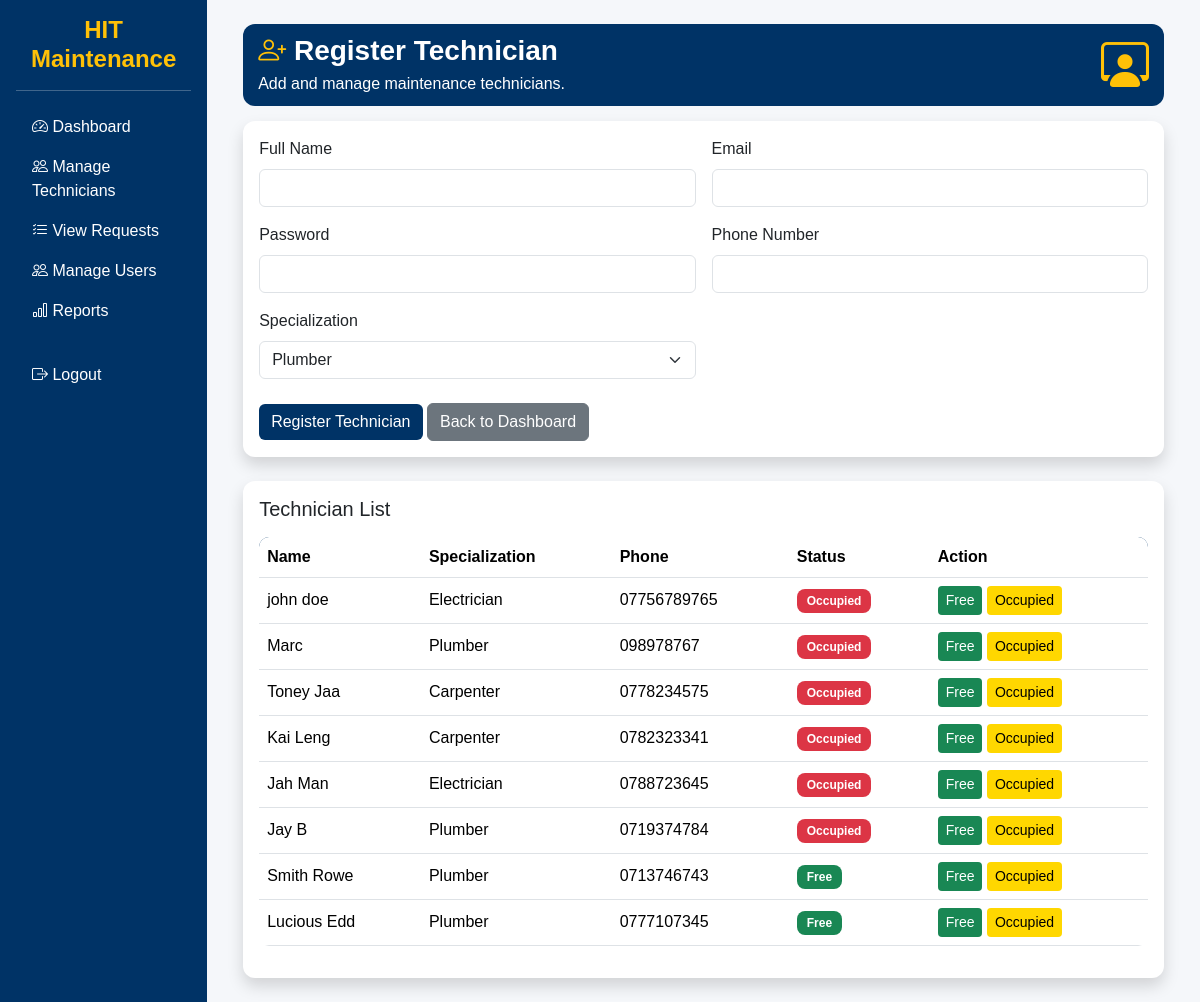
Before: /supervisor/manage_staff.php (signed in) with the older database file.
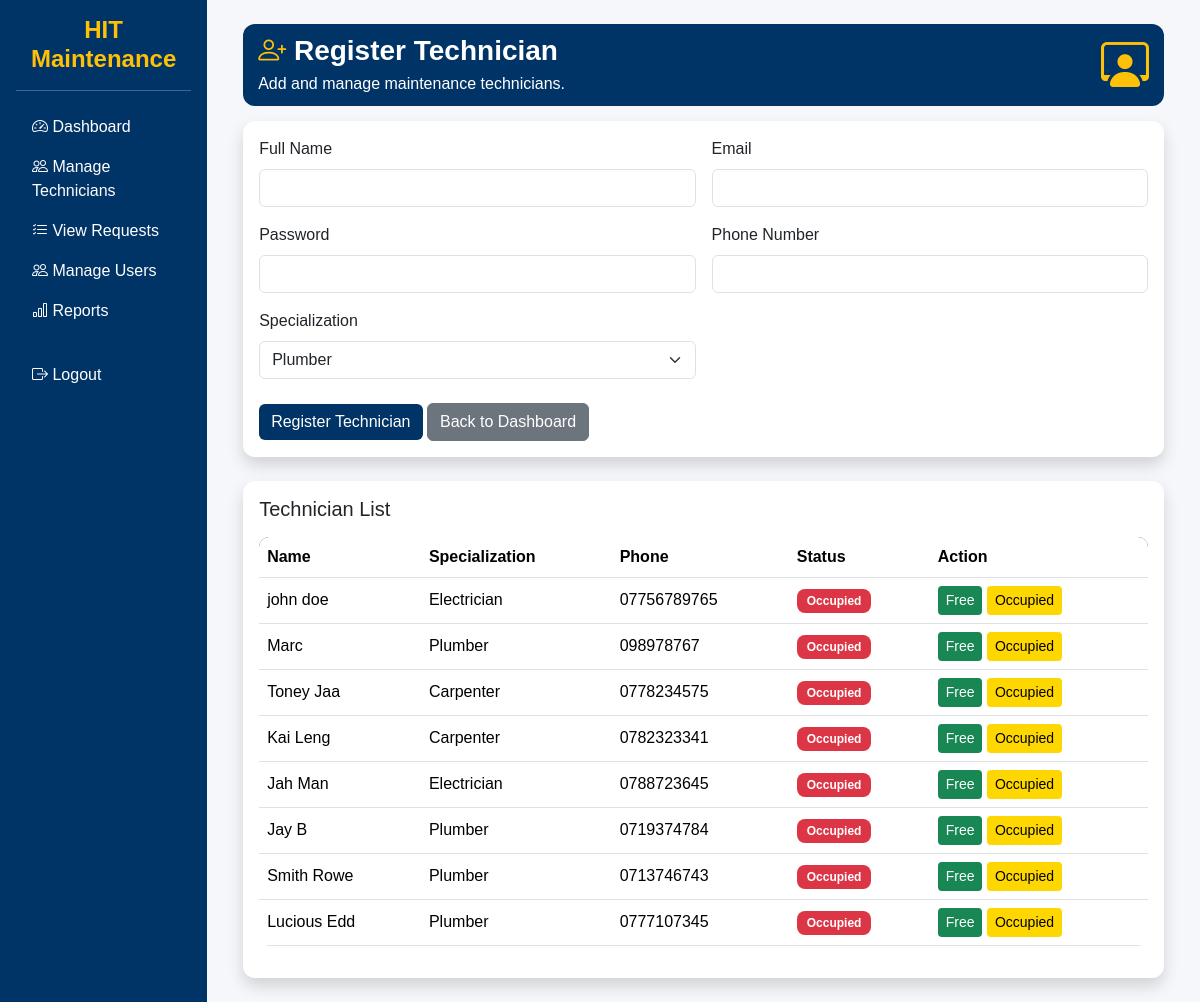
After: the same page with the newer database file.
### tables this page shows
CREATE TABLE `staff` (
  `id` int(11) NOT NULL,
  `user_id` int(11) DEFAULT NULL,
  `specialization` enum('plumber','electrician','carpenter') DEFAULT NULL,
  `status` enum('free','occupied') DEFAULT 'free',
  `phone` varchar(20) DEFAULT NULL
);

CREATE TABLE `users` (
  `id` int(11) NOT NULL,
  `name` varchar(100) DEFAULT NULL,
  `email` varchar(100) DEFAULT NULL,
  `password` varchar(255) DEFAULT NULL,
  `role` enum('student','staff','supervisor') DEFAULT NULL,
  `hostel` varchar(50) DEFAULT NULL,
  `room` varchar(20) DEFAULT NULL,
  `created_at` timestamp NOT NULL DEFAULT current_timestamp(),
  `google_id` varchar(255) DEFAULT NULL,
  `profile_pic` text DEFAULT NULL
);

### supervisor/manage_staff.php (the view, shortened to what this page needs)
<?php
include("../config/database.php");
$staff_list = "SELECT staff.*, users.name
               FROM staff
               JOIN users ON staff.user_id = users.id";
$staff_result = $conn->query($staff_list);
?>
<?php include("../includes/header.php"); ?>
<?php include("../includes/sidebar.php"); ?>
<div class="container-fluid">
<div class="page-header">
<div class="d-flex justify-content-between align-items-center">
<div>
<h3 class="mb-1 fw-bold text-white">
<i class="bi bi-person-plus text-warning"></i>
Register Technician
</h3>
<p class="mb-0 text-white">
Add and manage maintenance technicians.
</p>
</div>
<i class="bi bi-person-workspace display-5 text-warning"></i>
</div>
</div>
<div class="card shadow border-0 mb-4">
<div class="card-body">
<form method="POST">
<div class="row g-3">
<div class="col-md-6">
<label class="form-label">Full Name</label>
<input type="text" name="name" class="form-control" required>
</div>
<div class="col-md-6">
<label class="form-label">Email</label>
<input type="email" name="email" class="form-control" required>
</div>
<div class="col-md-6">
<label class="form-label">Password</label>
<input type="password" name="password" class="form-control" required>
</div>
<div class="col-md-6">
<label class="form-label">Phone Number</label>
<input type="text" name="phone" class="form-control" required>
</div>
<div class="col-md-6">
<label class="form-label">Specialization</label>
<select name="specialization" class="form-select">
<option value="plumber">Plumber</option>
</select>
</div>
</div>
<div class="mt-4">
<button type="submit" name="add_staff" class="btn btn-primary">
Register Technician
</button>
<a href="dashboard.php" class="btn btn-secondary">
Back to Dashboard
</a>
</div>
</form>
</div>
</div>
<div class="card shadow border-0">
<div class="card-body">
<h5 class="mb-3">Technician List</h5>
<div class="table-responsive">
<table class="table table-hover align-middle">
<thead>
<tr>
<th>Name</th>
<th>Specialization</th>
<th>Phone</th>
<th>Status</th>
<th>Action</th>
</tr>
<thead class="table-dark">
<tbody>
<?php
if($staff_result->num_rows > 0){
while($row = $staff_result->fetch_assoc()){
?>
<tr>
<td><?php echo $row['name']; ?></td>
<td><?php echo ucfirst($row['specialization']); ?></td>
<td><?php echo $row['phone']; ?></td>
<td>
<?php
if($row['status'] == "free"){
echo "<span class='badge bg-success'>Free</span>";
}else{
echo "<span class='badge bg-danger'>Occupied</span>";
}
?>
</td>
<td>
<a href="update_staff_status.php?id=<?php echo $row['id']; ?>&status=free"
class="btn btn-success btn-sm">
Free
</a>
<a href="update_staff_status.php?id=<?php echo $row['id']; ?>&status=occupied"
class="btn btn-warning btn-sm">
Occupied
</a>
</td>
</tr>
<?php
}
}else{
echo "<tr><td colspan='5' class='text-center'>No technicians registered</td></tr>";
}
?>
</tbody>
</table>
</div>
</div>
</div>
</div>
<?php include("../includes/sidebar_end.php"); ?>
<?php include("../includes/footer.php"); ?>

Changed rows visible on the page:
changed staff "Smith Rowe": status "Free" → "Occupied"
changed staff "Lucious Edd": status "Free" → "Occupied"
